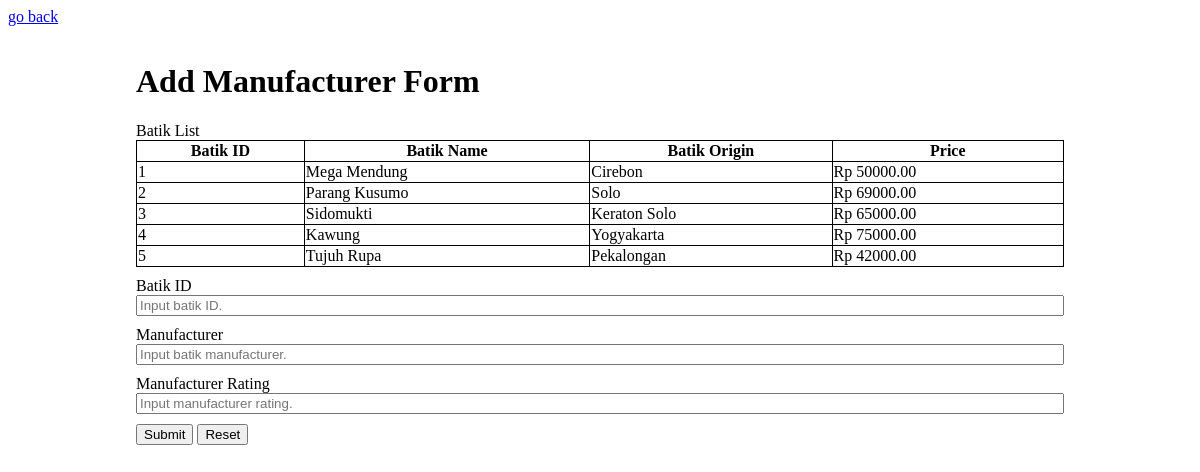
/addProdusen.php, run on the app's committed database.
### tables this page shows
CREATE TABLE `batik` (
  `id_batik` int(11) NOT NULL,
  `nama_batik` varchar(255) NOT NULL,
  `asal_batik` varchar(255) NOT NULL,
  `harga_batik` decimal(10,2) NOT NULL,
  `is_delete` bit(1) NOT NULL DEFAULT b'0'
);

### addProdusen.php (the view, shortened to what this page needs)
<?php
include 'config.php';
$bTable = mysqli_query($conn, "SELECT * FROM batik");
?>
<!DOCTYPE html>
<html lang="en">
<head>
    <link rel="stylesheet" type="text/css" href="style.css">
    <div class="add-produsen-header">
        <a href="homePage.php">go back</a>
    </div>
</head>
<body>
    <div class="list-item-card">
        <div class="add-produsen-title">
            <h1>Add Manufacturer Form</h1>
        </div>
        <div class="card-header">
            Batik List
        </div>
        <div class="card-body">
            <table class="item-table">
                <tr>
                    <th>Batik ID</th>
                    <th>Batik Name</th>
                    <th>Batik Origin</th>
                    <th>Price</th>
                    <?php
                    while ($item = mysqli_fetch_array($bTable)) :
                    ?>
                <tr>
                    <td><?= $item['id_batik'] ?></td>
                    <td><?= $item['nama_batik'] ?></td>
                    <td><?= $item['asal_batik'] ?></td>
                    <td>Rp <?= $item['harga_batik'] ?></td>
                </tr>
            <?php endwhile; ?>
            </table>
        </div>
        <div class="card-body">
            <form class="item-form" method="POST" action="">
                <div class="form-group">
                    <label>Batik ID</label>
                    <input type="text" name="bID" placeholder="Input batik ID." required>
                </div>
                <div class="form-group">
                    <label>Manufacturer</label>
                    <input type="text" name="bManufacturer" placeholder="Input batik manufacturer." required>
                </div>
                <div class="form-group">
                    <label>Manufacturer Rating</label>
                    <input type="text" name="bManufRating" placeholder="Input manufacturer rating." required>
                </div>
                <div class="submit-group">
                    <button class="submit-btn" type="submit" name="submit">Submit</button>
                    <button class="reset-btn" type="reset" name="reset">Reset</button>
                </div>
            </form>
        </div>
    </div>
</body>
</html>

### style.css (style rules this page uses)
.form-group { display: flex; flex-direction: column; padding-top: 10px; }
.submit-group { padding: 10px 0 0 0; }
.list-item-card { padding: 1em 8em 1em 8em; }
.item-table { width: 100%; border-collapse: collapse; }
table, th, td { border: 1px solid black; }

### data on the page
batik: id_batik "1", nama_batik "Mega Mendung", asal_batik "Cirebon", harga_batik "50000.00"
batik: id_batik "2", nama_batik "Parang Kusumo", asal_batik "Solo", harga_batik "69000.00"
batik: id_batik "3", nama_batik "Sidomukti", asal_batik "Keraton Solo", harga_batik "65000.00"
batik: id_batik "4", nama_batik "Kawung", asal_batik "Yogyakarta", harga_batik "75000.00"
batik: id_batik "5", nama_batik "Tujuh Rupa", asal_batik "Pekalongan", harga_batik "42000.00"
